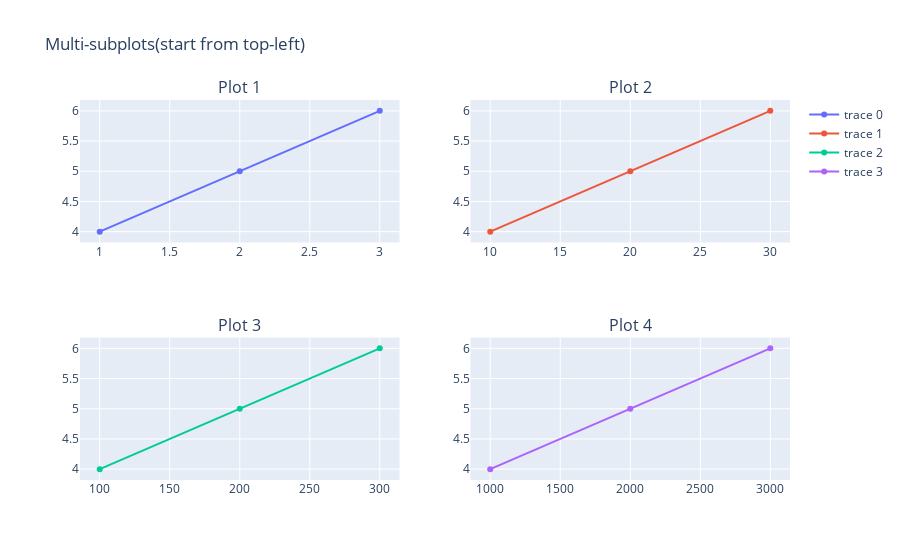
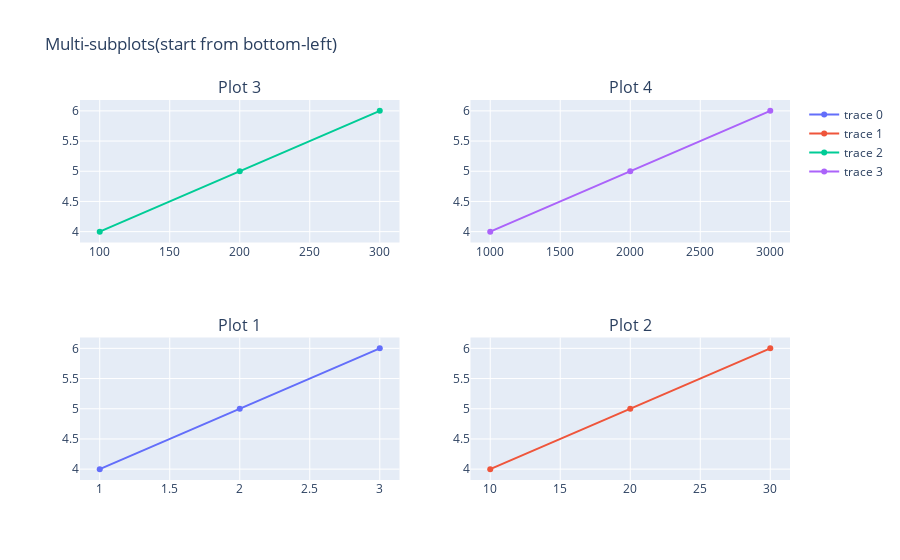

These figures' notebook cell, in order:
### Code cell
# Multiple subplots (start from top-left cell) 
import plotly.graph_objects as go 
from plotly.subplots import make_subplots 
fig = make_subplots(
    rows=2, cols=2, 
    subplot_titles = ("Plot 1", "Plot 2", "Plot 3", "Plot 4")
    )
fig.add_trace(go.Scatter(x=[1,2,3],y=[4,5,6]), row=1, col=1)
fig.add_trace(go.Scatter(x=[10,20,30],y=[4,5,6]), row=1, col=2)
fig.add_trace(go.Scatter(x=[100,200,300],y=[4,5,6]), row=2, col=1)
fig.add_trace(go.Scatter(x=[1000,2000,3000],y=[4,5,6]), row=2, col=2)
fig.update_layout(title_text="Multi-subplots(start from top-left)")
fig.show()

# Multiple subplots (bottom-left) 
import plotly.graph_objects as go 
from plotly.subplots import make_subplots 
fig = make_subplots(
    rows=2, cols=2, 
    start_cell="bottom-left",
    subplot_titles = ("Plot 1", "Plot 2", "Plot 3", "Plot 4")
    )
fig.add_trace(go.Scatter(x=[1,2,3],y=[4,5,6]), row=1, col=1)
fig.add_trace(go.Scatter(x=[10,20,30],y=[4,5,6]), row=1, col=2)
fig.add_trace(go.Scatter(x=[100,200,300],y=[4,5,6]), row=2, col=1)
fig.add_trace(go.Scatter(x=[1000,2000,3000],y=[4,5,6]), row=2, col=2)
fig.update_layout(title_text="Multi-subplots(start from bottom-left)")
fig.show()

### Figure 1 — Plotly figure (JSON) as saved in the notebook; plotly's stock layout.template omitted (floating-point values rounded to 4 significant figures)
{"data": [{"type": "scatter", "x": [1, 2, 3], "xaxis": "x", "y": [4, 5, 6], "yaxis": "y"}, {"type": "scatter", "x": [10, 20, 30], "xaxis": "x2", "y": [4, 5, 6], "yaxis": "y2"}, {"type": "scatter", "x": [100, 200, 300], "xaxis": "x3", "y": [4, 5, 6], "yaxis": "y3"}, {"type": "scatter", "x": [1000, 2000, 3000], "xaxis": "x4", "y": [4, 5, 6], "yaxis": "y4"}], "layout": {"annotations": [{"font": {"size": 16}, "showarrow": false, "text": "Plot 1", "x": 0.225, "xanchor": "center", "xref": "paper", "y": 1, "yanchor": "bottom", "yref": "paper"}, {"font": {"size": 16}, "showarrow": false, "text": "Plot 2", "x": 0.775, "xanchor": "center", "xref": "paper", "y": 1, "yanchor": "bottom", "yref": "paper"}, {"font": {"size": 16}, "showarrow": false, "text": "Plot 3", "x": 0.225, "xanchor": "center", "xref": "paper", "y": 0.375, "yanchor": "bottom", "yref": "paper"}, {"font": {"size": 16}, "showarrow": false, "text": "Plot 4", "x": 0.775, "xanchor": "center", "xref": "paper", "y": 0.375, "yanchor": "bottom", "yref": "paper"}], "title": {"text": "Multi-subplots(start from top-left)"}, "xaxis": {"anchor": "y", "domain": [0, 0.45]}, "xaxis2": {"anchor": "y2", "domain": [0.55, 1]}, "xaxis3": {"anchor": "y3", "domain": [0, 0.45]}, "xaxis4": {"anchor": "y4", "domain": [0.55, 1]}, "yaxis": {"anchor": "x", "domain": [0.625, 1]}, "yaxis2": {"anchor": "x2", "domain": [0.625, 1]}, "yaxis3": {"anchor": "x3", "domain": [0, 0.375]}, "yaxis4": {"anchor": "x4", "domain": [0, 0.375]}}}

### Figure 2 — Plotly figure (JSON) as saved in the notebook; plotly's stock layout.template omitted (floating-point values rounded to 4 significant figures)
{"data": [{"type": "scatter", "x": [1, 2, 3], "xaxis": "x", "y": [4, 5, 6], "yaxis": "y"}, {"type": "scatter", "x": [10, 20, 30], "xaxis": "x2", "y": [4, 5, 6], "yaxis": "y2"}, {"type": "scatter", "x": [100, 200, 300], "xaxis": "x3", "y": [4, 5, 6], "yaxis": "y3"}, {"type": "scatter", "x": [1000, 2000, 3000], "xaxis": "x4", "y": [4, 5, 6], "yaxis": "y4"}], "layout": {"annotations": [{"font": {"size": 16}, "showarrow": false, "text": "Plot 1", "x": 0.225, "xanchor": "center", "xref": "paper", "y": 0.375, "yanchor": "bottom", "yref": "paper"}, {"font": {"size": 16}, "showarrow": false, "text": "Plot 2", "x": 0.775, "xanchor": "center", "xref": "paper", "y": 0.375, "yanchor": "bottom", "yref": "paper"}, {"font": {"size": 16}, "showarrow": false, "text": "Plot 3", "x": 0.225, "xanchor": "center", "xref": "paper", "y": 1, "yanchor": "bottom", "yref": "paper"}, {"font": {"size": 16}, "showarrow": false, "text": "Plot 4", "x": 0.775, "xanchor": "center", "xref": "paper", "y": 1, "yanchor": "bottom", "yref": "paper"}], "title": {"text": "Multi-subplots(start from bottom-left)"}, "xaxis": {"anchor": "y", "domain": [0, 0.45]}, "xaxis2": {"anchor": "y2", "domain": [0.55, 1]}, "xaxis3": {"anchor": "y3", "domain": [0, 0.45]}, "xaxis4": {"anchor": "y4", "domain": [0.55, 1]}, "yaxis": {"anchor": "x", "domain": [0, 0.375]}, "yaxis2": {"anchor": "x2", "domain": [0, 0.375]}, "yaxis3": {"anchor": "x3", "domain": [0.625, 1]}, "yaxis4": {"anchor": "x4", "domain": [0.625, 1]}}}
